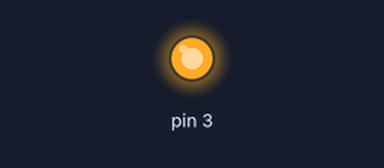
Bench run of a sketch on a simulated Arduino Uno, built with avr-gcc and run on an emulated ATmega328P. Shown: output pins drawn as LEDs (lit = HIGH).

Above: at 0.05 s.
At 4.45 s:
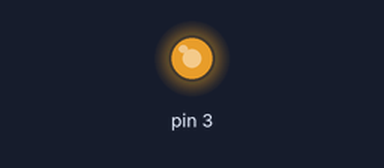
At 8.95 s:
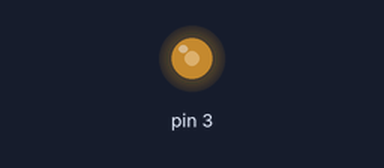
At 14.95 s:
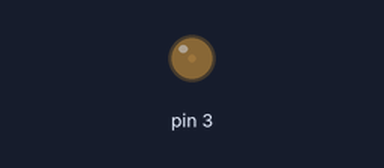
Timing chart, 0 to 19.5 s (numbered marks = the images above):
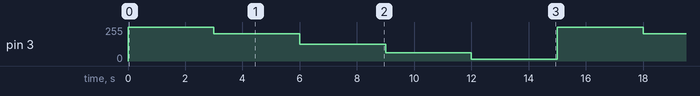

The sketch:

PWM_Generator.ino
```cpp
void setup() {
  // put your setup code here, to run once:
  pinMode(3,OUTPUT);

}

void loop() {
  // put your main code here, to run repeatedly:
  analogWrite(3, 255);
  delay(3000);
  analogWrite(3, 204);
  delay(3000);
  analogWrite(3, 127);
  delay(3000);
  analogWrite(3, 63);
  delay(3000);
  analogWrite(3, 12);
  delay(3000);


}
```

Measured:
- by itself, pin 3: repeats every 15.0 s: 204/255 3.0 s, 127/255 3.0 s, 63/255 3.0 s, 12/255 3.0 s, 255/255 3.0 s
